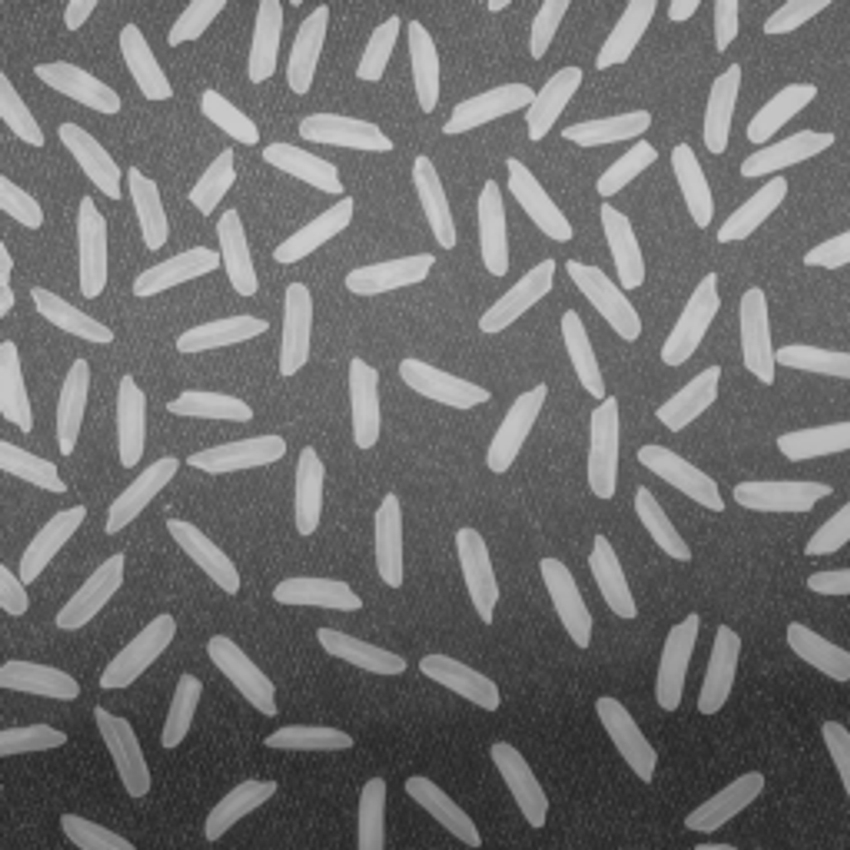
#> input picture images/gray/rice.jpg, 850 x 850 px
$ python example_14_gaussian.py   (older library calls are emulated)
#> lines starting #> are read from the running program, lines starting #| are printed output that depends on the picture
### pai_basis/pai_io.py
'''
Created on Aug 1, 2019

@author: jsaavedr
io functions
'''
import skimage.io as skio
import numpy as np
import basis

def imread(filename, as_gray = False):
#> called with filename = '../images/gray/rice.jpg', as_gray = True
    image = skio.imread(filename, as_gray = as_gray)
#> image is the input picture: shape (850, 850); min 36, max 207, mean 111.3
    if image.dtype == np.float64 :
        image = basis.to_uint8(image)
    return image

### pai_basis/basis.py
'''
pai_basic.basis module
A set of basic functions to operate on gray-scale images
@author: jsaavedr
'''
import numpy as np
import scipy.ndimage.filters as nd_filters

#get histogram of an image
# [54 lines left out: functions get_histogram, threshold, get_accum, get_threshold_otsu, equalize_image, not called in this run]

#gaussian  2D
def get_gaussian2d(sigma, radius):
    #radius= 3xsigma
#> called with sigma = 3, radius = 9
    s=np.int(2*radius+1)
    mask=np.zeros([s,s])
    variance=sigma*sigma
    k=1.0/(2.0*np.pi*variance)
    for u in range(-radius,radius+1,1):
        for v in range(-radius,radius+1,1):
            mask[u+radius, v+radius]=k*np.exp(-(u*u+v*v)/(2*variance))
    return mask

#escalamiento lineal
# [31 lines left out: functions constrast_stretching, to_uint8, add_gaussian_noise, get_borde, not called in this run]

### pai_basis/example_14_gaussian.py
'''
Created on Aug 6, 2019

@author: jsaavedr
Gaussian
'''

import matplotlib.pyplot as plt
import scipy.ndimage.filters as nd_filters
import basis
import pai_io

if __name__ == '__main__' :

    filename ='../images/gray/rice.jpg'
    image=pai_io.imread(filename, as_gray = True)
    g_kernel = basis.get_gaussian2d(3, 9)
    image_g = nd_filters.convolve(image, g_kernel, mode='constant', cval=0)
    fig, xs = plt.subplots(1,3)
    for i in range(3):
        xs[i].set_axis_off()
    xs[0].imshow(g_kernel, cmap = 'gray')
    xs[0].set_title('kernel')
    xs[1].imshow(image, cmap = 'gray', vmin = 0, vmax = 255)
    xs[1].set_title('Imagen')
    xs[2].imshow(image_g, cmap = 'gray', vmin = 0, vmax = 255)
    xs[2].set_title('Imagen Filtrada')
    plt.show()
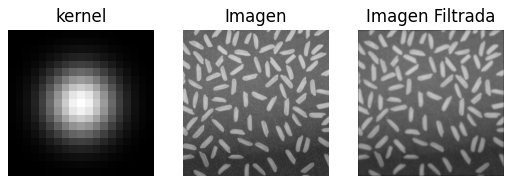
#> figure drawn by matplotlib, 3 panels

$ run again, with images/gray/elephant.jpg copied over images/gray/rice.jpg
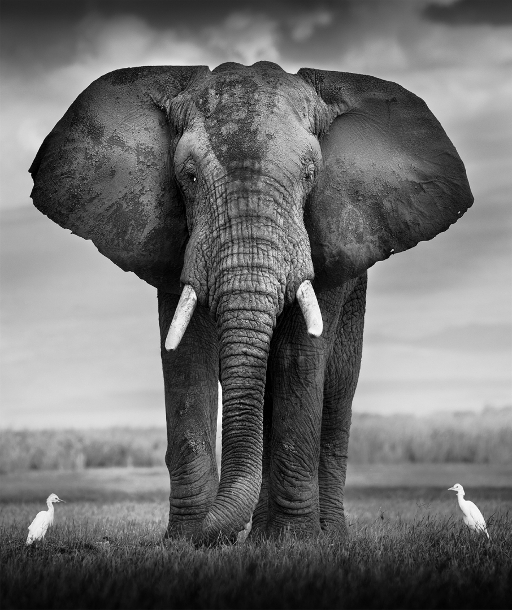
#> input picture images/gray/elephant.jpg, 512 x 610 px
#> in imread, image is the input picture: shape (610, 512); min 0, max 255, mean 109.9
#> `image_g = nd_filters.convolve(image, g_kernel, mode='constant', cval=0)`:
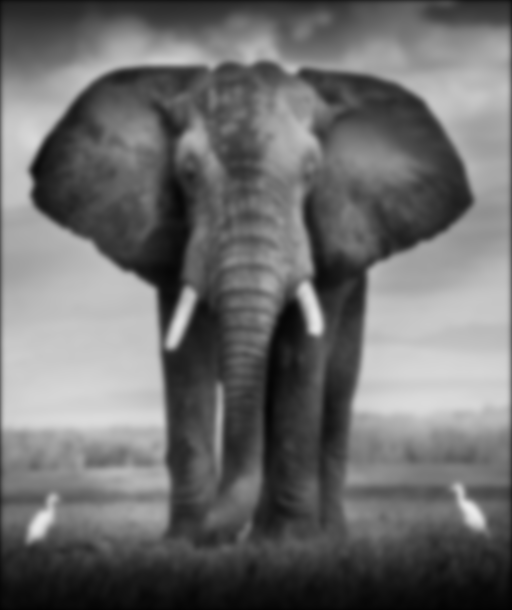
#> image_g: shape (610, 512); min 2, max 234, mean 108.3
#> `plt.show()`:
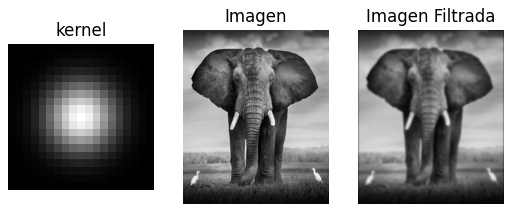
#> figure drawn by matplotlib, 3 panels

$ run again, with images/gray/im_1.jpg copied over images/gray/rice.jpg
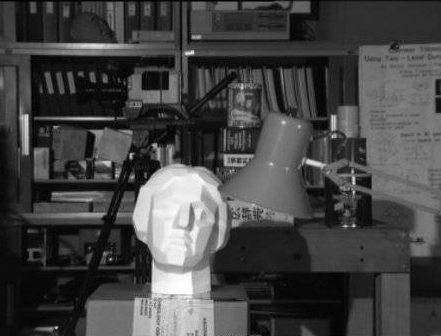
#> input picture images/gray/im_1.jpg, 441 x 336 px
#> in imread, image is the input picture: shape (336, 441); min 0, max 255, mean 68.7
#> `image_g = nd_filters.convolve(image, g_kernel, mode='constant', cval=0)`:
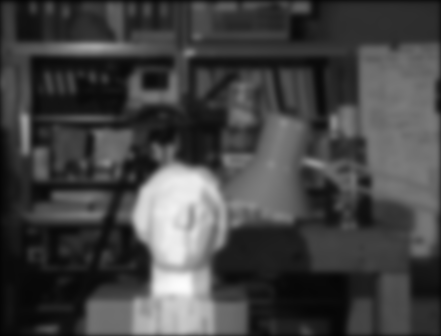
#> image_g: shape (336, 441); min 3, max 252, mean 67.3
#> `plt.show()`:
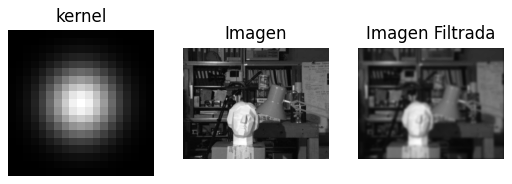
#> figure drawn by matplotlib, 3 panels
